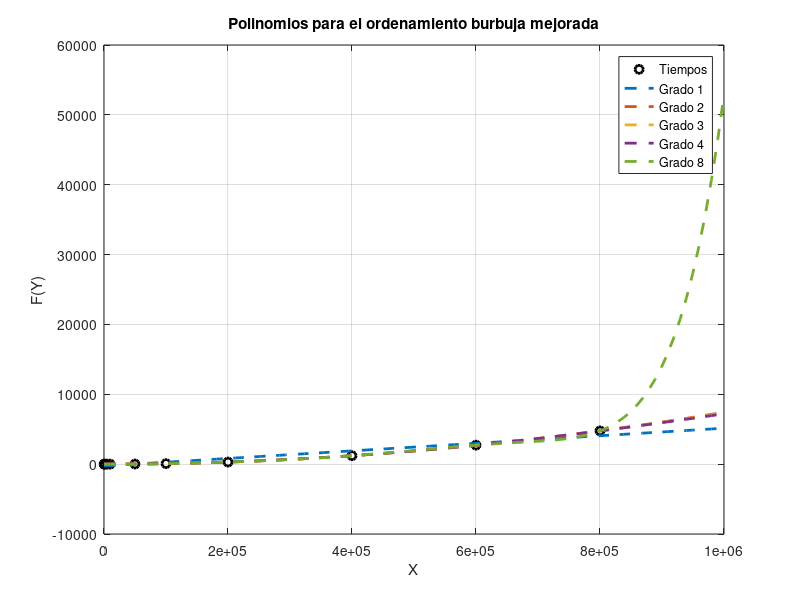

MATLAB code to generate this figure:
%%VALORES DE X
x = [100 1000 5000 10000 50000 100000 200000 400000 600000 800000];

%%VALORES DE Y = F(x)
real = [0.0000641346 0.0051491261 0.1479711533 0.6746628284 18.2339680195];
real(end+1) = 73.8399429321;
real(end+1) = 296.9164779186;
real(end+1) = 1208.3362858295;
real(end+1) = 2718.3018000126;
real(end+1) = 4758.9755980968;

%%OBTENER UN POLINOMIO QUE SE AJUSTE A LOS PUNTOS X Y Y
n1=1;
p1=polyfit(x, real, n1);

n2=2;
p2=polyfit(x, real, n2);

n3=3;
p3=polyfit(x, real, n3);

n4=4;
p4=polyfit(x, real, n4);

n8=8;
p8=polyfit(x, real, n8);

%%SE CREA UN ESPACIO PARA REALIZAR UNA GRAFICA EN 
%%DONDE SE COMPARA LA CURVA AJUSTADA CONTRA LOS 
%%VALORES EXPERIMENTALES
xi=linspace(100, 1000000, 100);
z1=polyval(p1, xi);
z2=polyval(p2, xi);
z3=polyval(p3, xi);
z4=polyval(p4, xi);
z8=polyval(p8, xi);

%%SE REALIZA LA FIGURA CORRESPONDIENTE
figure(1);
grid;
plot(x, real, 'ko', 'LineWidth', 2);
hold on
plot(xi, z1, '--', 'LineWidth', 2);
plot(xi, z2, '--', 'LineWidth', 2);
plot(xi, z3, '--', 'LineWidth', 2);
plot(xi, z4, '--', 'LineWidth', 2);
plot(xi, z8, '--', 'LineWidth', 2);
hold off
grid;
ylabel('F(Y)');
xlabel('X');
legend('Tiempos', 'Grado 1', 'Grado 2', 'Grado 3', 'Grado 4', 'Grado 8');
title('Polinomios para el ordenamiento burbuja mejorada');